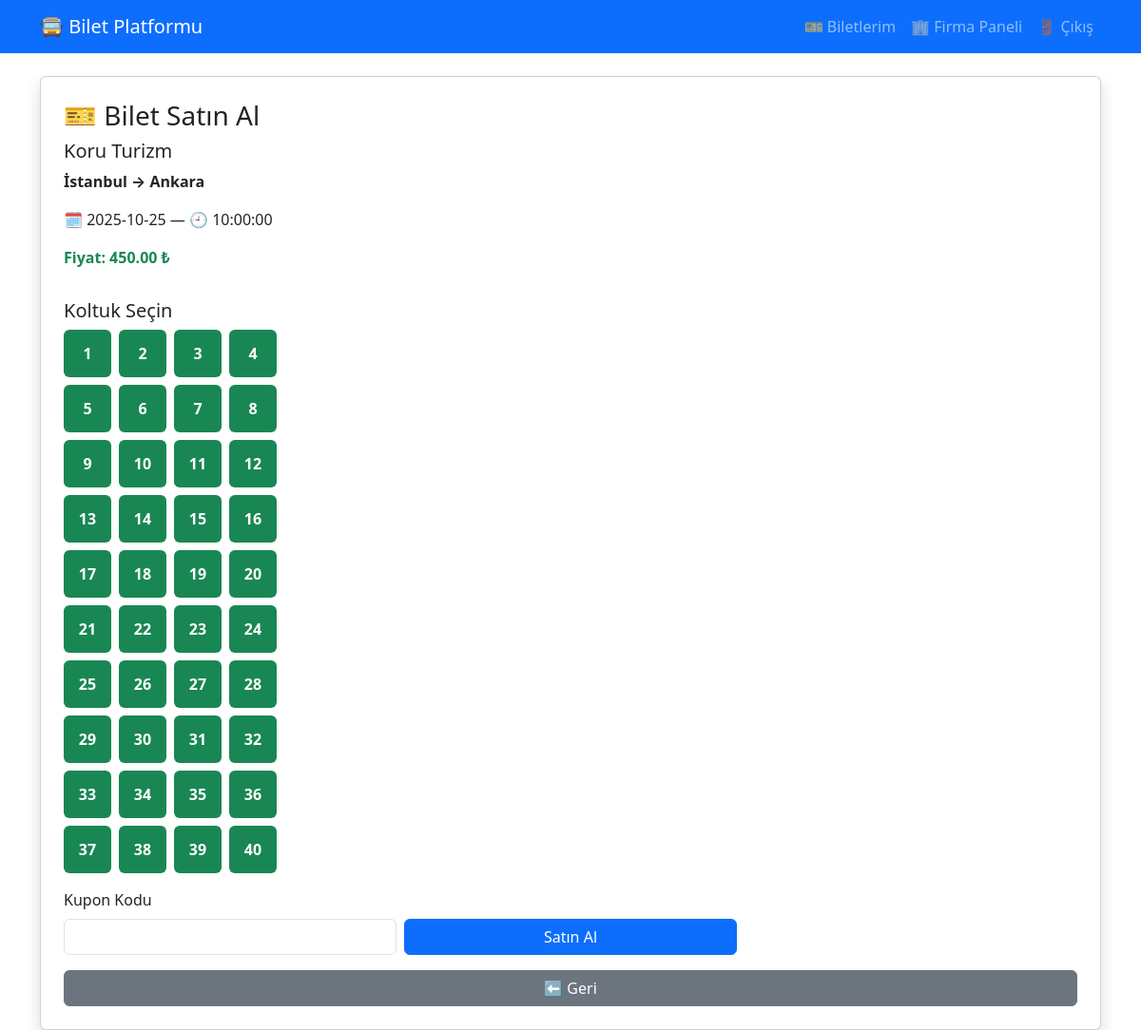
/bilet_al.php?sefer_id=1 (signed in), run on an earlier commit of the app's database.
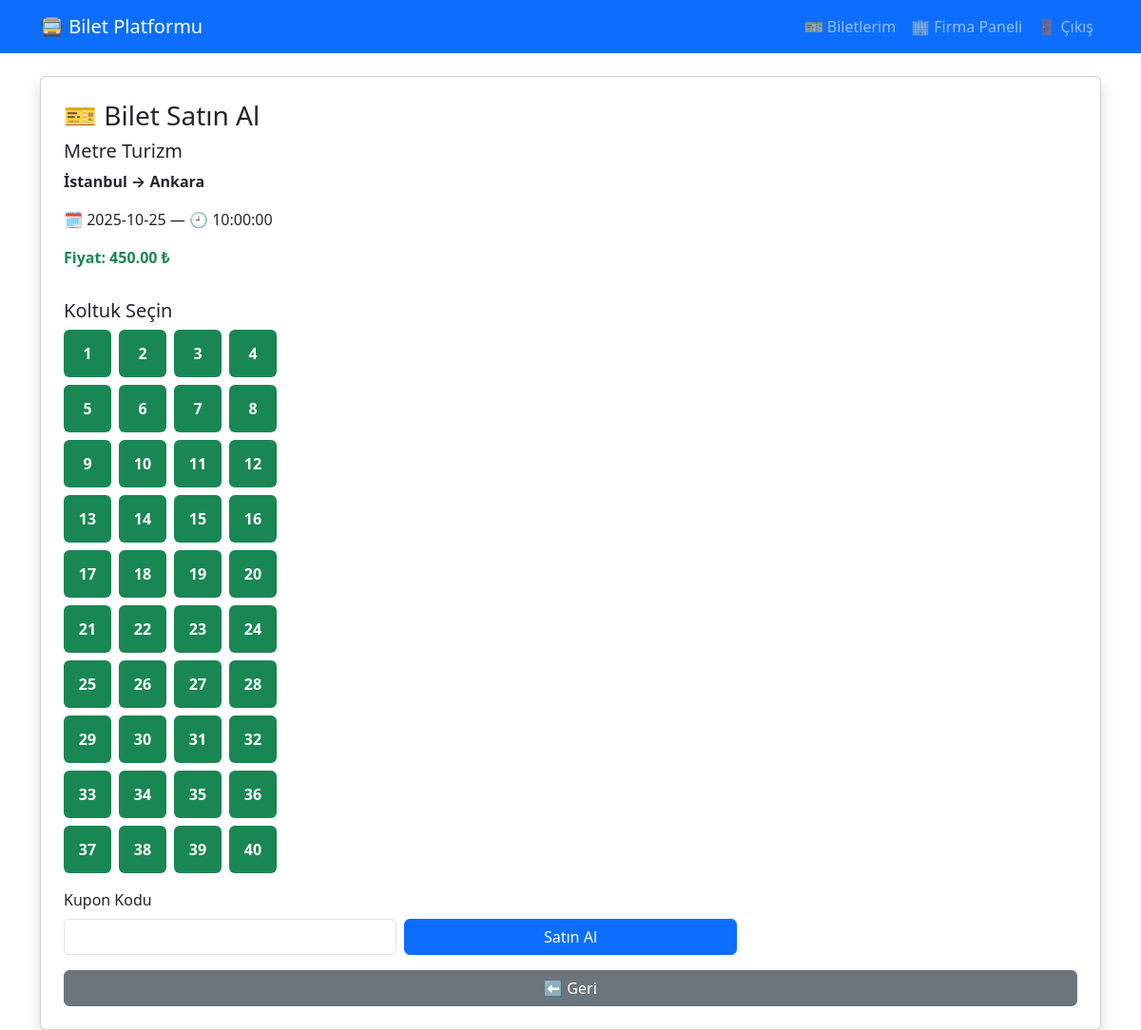
And on a later commit of the database.
### tables this page shows
CREATE TABLE IF NOT EXISTS seferler (
  id INT AUTO_INCREMENT PRIMARY KEY,
  firm_id INT NOT NULL,
  from_city VARCHAR(100) NOT NULL,
  to_city VARCHAR(100) NOT NULL,
  date DATE NOT NULL,
  time TIME NOT NULL,
  price DECIMAL(10,2) NOT NULL,
  total_seats INT NOT NULL DEFAULT 40,
  FOREIGN KEY (firm_id) REFERENCES firms(id) ON DELETE CASCADE
);

CREATE TABLE IF NOT EXISTS firms (
  id INT AUTO_INCREMENT PRIMARY KEY,
  name VARCHAR(120) NOT NULL,
  description TEXT
);

### bilet_al.php (the view, shortened to what this page needs)
<?php
require_once __DIR__.'/db/db_connect.php';
$sefer_id=(int)$_GET['sefer_id'];
$stmt=$db->prepare("SELECT s.*, f.name AS firm_name FROM seferler s JOIN firms f ON f.id=s.firm_id WHERE s.id=?");
$stmt->execute([$sefer_id]); $s=$stmt->fetch();
$stmt=$db->prepare("SELECT seat_no FROM biletler WHERE sefer_id=? AND status='aktif'");
$stmt->execute([$sefer_id]); $dolu=array_column($stmt->fetchAll(), 'seat_no');
$msg=''; $price=$s['price']; $final=$price; $kupon=null;
?>
<!DOCTYPE html><html lang="tr"><head><meta charset="UTF-8"><title>Bilet Satın Al</title>
<link href="https://cdn.jsdelivr.net/npm/bootstrap@5.3.2/dist/css/bootstrap.min.css" rel="stylesheet">
</head><body><?php include __DIR__.'/navbar.php'; ?>
<div class="container"><div class="card shadow p-4">
<h3 class="mb-2">🎫 Bilet Satın Al</h3>
<h5><?= htmlspecialchars($s['firm_name']) ?></h5>
<p><strong><?= htmlspecialchars($s['from_city']) ?> → <?= htmlspecialchars($s['to_city']) ?></strong></p>
<p>🗓 <?= $s['date'] ?> — 🕘 <?= $s['time'] ?></p>
<p class="fw-bold text-success">Fiyat: <?= number_format($price,2) ?> ₺</p>
<form method="POST">
  <h5 class="mt-3">Koltuk Seçin</h5>
  <div class="seat-grid mb-3">
    <?php for($i=1; $i<=$s['total_seats']; $i++): $full=in_array($i,$dolu); ?>
      <button type="button" class="seat-btn <?= $full?'dolu':'bos' ?>" <?= $full?'disabled':"onclick='sel(this,$i)'" ?>><?= $i ?></button>
    <?php endfor; ?>
  </div>
  <div class="row g-2 align-items-end">
    <div class="col-md-4">
      <label class="form-label">Kupon Kodu</label>
      <input type="text" name="coupon_code" class="form-control">
    </div>
    <div class="col-md-4"><button class="btn btn-primary w-100">Satın Al</button></div>
  </div>
</form>
<a href="/" class="btn btn-secondary mt-3">⬅ Geri</a>
</div></div>
</body></html>

### navbar.php (shortened to what this page needs)
<link href="https://cdn.jsdelivr.net/npm/bootstrap@5.3.2/dist/css/bootstrap.min.css" rel="stylesheet">
<nav class="navbar navbar-expand-lg navbar-dark bg-primary mb-4">
  <div class="container">
    <a class="navbar-brand" href="/index.php">🚍 Bilet Platformu</a>
    <div class="collapse navbar-collapse" id="nav">
      <ul class="navbar-nav ms-auto">
        <?php if (isset($_SESSION['user_id'])): ?>
          <li class="nav-item"><a class="nav-link" href="/biletlerim.php">🎫 Biletlerim</a></li>
          <?php if ($_SESSION['role']==='firma_admin'): ?>
            <li class="nav-item"><a class="nav-link" href="/firma_admin/dashboard.php">🏢 Firma Paneli</a></li>
          <?php endif; ?>
          <li class="nav-item"><a class="nav-link" href="/logout.php">🚪 Çıkış</a></li>
        <?php else: ?>
          <li class="nav-item"><a class="nav-link" href="/login.php">Giriş</a></li>
        <?php endif; ?>
      </ul>
    </div>
  </div>
</nav>

### bilet_al.php (style rules this page uses)
.seat-grid { display:flex;flex-wrap:wrap;max-width:260px;gap:8px }
.seat-btn { width:50px;height:50px;border:none;border-radius:6px;color:#fff;font-weight:700 }
.bos { background:#198754 }

What changed in the data, as far as the page shows it:
changed through a linked row, seferler "İstanbul": firm.name "Koru Turizm" → "Metre Turizm"
